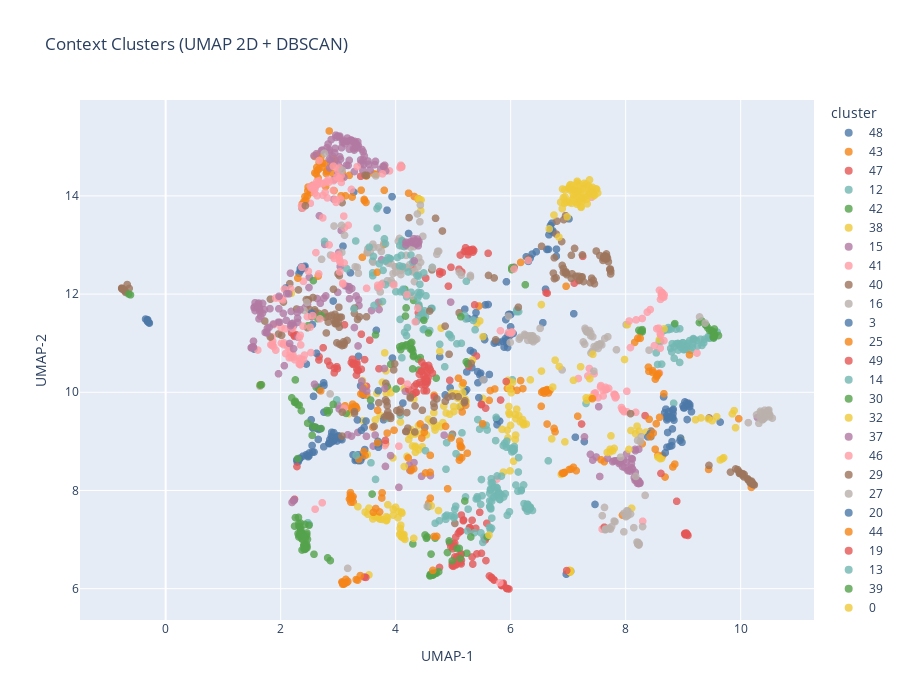

This figure's notebook cell:
### Code cell
plot_df = pd.DataFrame({
    "UMAP-1": X_2d[:, 0],
    "UMAP-2": X_2d[:, 1],
    "cluster": labels.astype(str)
})

fig = px.scatter(
    plot_df,
    x="UMAP-1",
    y="UMAP-2",
    color="cluster",
    color_discrete_sequence=px.colors.qualitative.T10,
    hover_data=["cluster"],
    title="Context Clusters (UMAP 2D + DBSCAN)",
    width=900,
    height=700
)

fig.update_traces(marker=dict(size=8, opacity=0.8))
fig.show()
